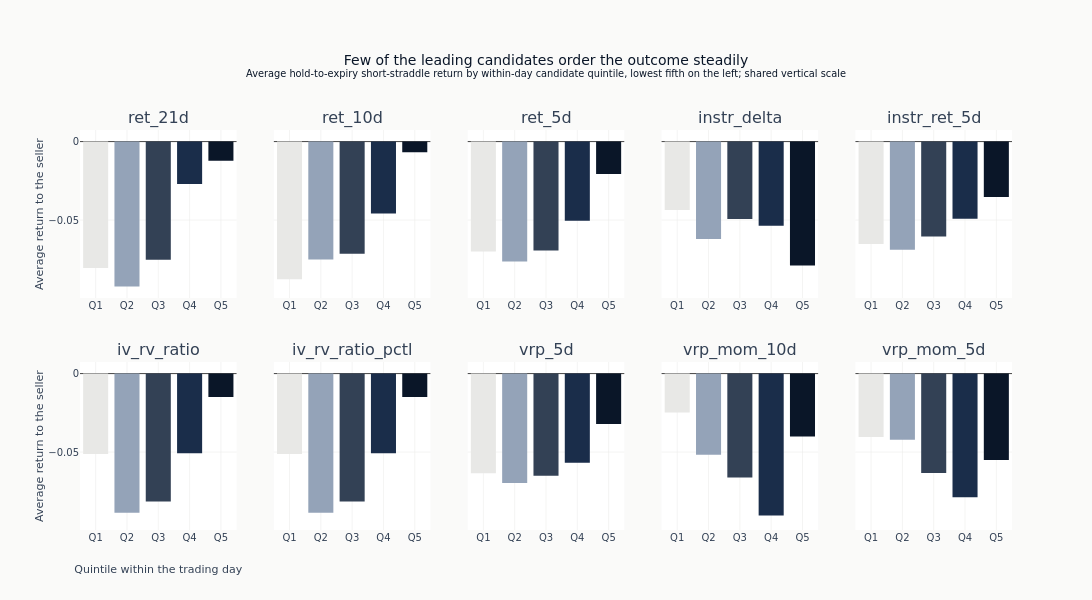

The notebook cell saved with this chart:
### Markdown cell above
One panel per candidate, all on the same vertical scale so that a shallow profile
cannot be rescaled into a steep-looking one. Every candidate the diagnostic scored is
drawn rather than a selection of them, so the count above can be checked against the
chart. The bars darken from the lowest group to the highest, which orders the groups and
says nothing about which end is preferable.

The label is written from the seller's side throughout - `02_labels` defines it as the
premium collected less what the position costs to close, over the premium collected - so
a positive value is a profitable short straddle and a higher average is the better
outcome. Nearly every group here averages negative, which is the sample rather than the
convention: these two validation periods contain the volatility of early 2020.

### Code cell
if quantile_spreads:
    feats_to_show = list(quantile_spreads.keys())
    n_show = len(feats_to_show)
    n_cols = min(5, n_show)
    n_rows_fig = (n_show + n_cols - 1) // n_cols
    quintile_shades = [
        COLORS["silver_muted"],
        COLORS["recede"],
        COLORS["neutral"],
        COLORS["slate"],
        COLORS["blue"],
    ]
    # One vertical scale across the panels, so a shallow profile is not rescaled into a
    # steep-looking one, and it always includes zero, because a bar read against any
    # other baseline is a bar whose length means nothing.
    q_low = min(0.0, min(min(q["q_means"]) for q in quantile_spreads.values()))
    q_high = max(0.0, max(max(q["q_means"]) for q in quantile_spreads.values()))
    q_pad = 0.08 * (q_high - q_low or 1.0)

    fig = make_subplots(
        rows=n_rows_fig,
        cols=n_cols,
        subplot_titles=feats_to_show,
        shared_yaxes=True,
        vertical_spacing=0.16,
    )
    for idx, feat in enumerate(feats_to_show):
        r, c = divmod(idx, n_cols)
        q_means = quantile_spreads[feat]["q_means"]
        fig.add_trace(
            go.Bar(
                x=[f"Q{i + 1}" for i in range(len(q_means))],
                y=q_means,
                marker_color=quintile_shades[: len(q_means)],
                showlegend=False,
            ),
            row=r + 1,
            col=c + 1,
        )
    fig.update_layout(
        template="ml4t",
        height=300 * n_rows_fig,
        width=1150,
        title={
            "text": (
                "Few of the leading candidates order the outcome steadily"
                "<br><sup>Average hold-to-expiry short-straddle return by within-day candidate "
                "quintile, lowest fifth on the left; shared vertical scale</sup>"
            )
        },
        margin=dict(t=130, b=70),
    )
    fig.update_yaxes(range=[q_low - q_pad, q_high + q_pad])
    fig.update_xaxes(title_text="Quintile within the trading day", row=n_rows_fig, col=1)
    for row in range(1, n_rows_fig + 1):
        fig.update_yaxes(title_text="Average return to the seller", row=row, col=1)
    show_plotly_with_alt(
        fig,
        "Grid of small bar charts, one per leading candidate, each showing the average "
        "hold-to-expiry short-straddle return by within-day candidate quintile from Q1 on the "
        "left to Q5 on the right, on a shared vertical scale where every bar is negative. Only "
        "ret_10d orders the outcome without a reversal, rising from about -0.098 at Q1 to about "
        "-0.016 at Q5; ret_21d has the same shape but its first two bars are level, at about "
        "-0.095. instr_delta runs the other way, least negative at Q1 and most negative at Q5, "
        "but not steadily. The other seven reverse somewhere in the interior: ret_5d, "
        "instr_ret_5d, iv_rv_ratio and iv_rv_ratio_pctl are most negative at Q2, iv_mom_10d at "
        "Q3, and vrp_mom_10d and vrp_mom_5d at Q4, so their quintile ordering does not carry "
        "through.",
    )

### Figure 1 — Plotly figure (JSON) as saved in the notebook; plotly's stock layout.template omitted (floating-point values rounded to 4 significant figures)
{"data": [{"marker": {"color": ["#e8e8e6", "#94a3b8", "#334155", "#1a2d4a", "#0a1628"]}, "showlegend": false, "type": "bar", "x": ["Q1", "Q2", "Q3", "Q4", "Q5"], "xaxis": "x", "y": [-0.08048, -0.09224, -0.07528, -0.027, -0.01219], "yaxis": "y"}, {"marker": {"color": ["#e8e8e6", "#94a3b8", "#334155", "#1a2d4a", "#0a1628"]}, "showlegend": false, "type": "bar", "x": ["Q1", "Q2", "Q3", "Q4", "Q5"], "xaxis": "x2", "y": [-0.08762, -0.07509, -0.0715, -0.04578, -0.006729], "yaxis": "y2"}, {"marker": {"color": ["#e8e8e6", "#94a3b8", "#334155", "#1a2d4a", "#0a1628"]}, "showlegend": false, "type": "bar", "x": ["Q1", "Q2", "Q3", "Q4", "Q5"], "xaxis": "x3", "y": [-0.07007, -0.07632, -0.06929, -0.0504, -0.02062], "yaxis": "y3"}, {"marker": {"color": ["#e8e8e6", "#94a3b8", "#334155", "#1a2d4a", "#0a1628"]}, "showlegend": false, "type": "bar", "x": ["Q1", "Q2", "Q3", "Q4", "Q5"], "xaxis": "x4", "y": [-0.04358, -0.06199, -0.04938, -0.05364, -0.07891], "yaxis": "y4"}, {"marker": {"color": ["#e8e8e6", "#94a3b8", "#334155", "#1a2d4a", "#0a1628"]}, "showlegend": false, "type": "bar", "x": ["Q1", "Q2", "Q3", "Q4", "Q5"], "xaxis": "x5", "y": [-0.06526, -0.06894, -0.06043, -0.04907, -0.03525], "yaxis": "y5"}, {"marker": {"color": ["#e8e8e6", "#94a3b8", "#334155", "#1a2d4a", "#0a1628"]}, "showlegend": false, "type": "bar", "x": ["Q1", "Q2", "Q3", "Q4", "Q5"], "xaxis": "x6", "y": [-0.05123, -0.0887, -0.0815, -0.05079, -0.01483], "yaxis": "y6"}, {"marker": {"color": ["#e8e8e6", "#94a3b8", "#334155", "#1a2d4a", "#0a1628"]}, "showlegend": false, "type": "bar", "x": ["Q1", "Q2", "Q3", "Q4", "Q5"], "xaxis": "x7", "y": [-0.05123, -0.0887, -0.0815, -0.05079, -0.01483], "yaxis": "y7"}, {"marker": {"color": ["#e8e8e6", "#94a3b8", "#334155", "#1a2d4a", "#0a1628"]}, "showlegend": false, "type": "bar", "x": ["Q1", "Q2", "Q3", "Q4", "Q5"], "xaxis": "x8", "y": [-0.06349, -0.06976, -0.06512, -0.05678, -0.03215], "yaxis": "y8"}, {"marker": {"color": ["#e8e8e6", "#94a3b8", "#334155", "#1a2d4a", "#0a1628"]}, "showlegend": false, "type": "bar", "x": ["Q1", "Q2", "Q3", "Q4", "Q5"], "xaxis": "x9", "y": [-0.02474, -0.05176, -0.06615, -0.09038, -0.04003], "yaxis": "y9"}, {"marker": {"color": ["#e8e8e6", "#94a3b8", "#334155", "#1a2d4a", "#0a1628"]}, "showlegend": false, "type": "bar", "x": ["Q1", "Q2", "Q3", "Q4", "Q5"], "xaxis": "x10", "y": [-0.04041, -0.04215, -0.06329, -0.07879, -0.05507], "yaxis": "y10"}], "layout": {"annotations": [{"font": {"size": 16}, "showarrow": false, "text": "ret_21d", "x": 0.084, "xanchor": "center", "xref": "paper", "y": 1.0, "yanchor": "bottom", "yref": "paper"}, {"font": {"size": 16}, "showarrow": false, "text": "ret_10d", "x": 0.292, "xanchor": "center", "xref": "paper", "y": 1.0, "yanchor": "bottom", "yref": "paper"}, {"font": {"size": 16}, "showarrow": false, "text": "ret_5d", "x": 0.5, "xanchor": "center", "xref": "paper", "y": 1.0, "yanchor": "bottom", "yref": "paper"}, {"font": {"size": 16}, "showarrow": false, "text": "instr_delta", "x": 0.708, "xanchor": "center", "xref": "paper", "y": 1.0, "yanchor": "bottom", "yref": "paper"}, {"font": {"size": 16}, "showarrow": false, "text": "instr_ret_5d", "x": 0.916, "xanchor": "center", "xref": "paper", "y": 1.0, "yanchor": "bottom", "yref": "paper"}, {"font": {"size": 16}, "showarrow": false, "text": "iv_rv_ratio", "x": 0.084, "xanchor": "center", "xref": "paper", "y": 0.42, "yanchor": "bottom", "yref": "paper"}, {"font": {"size": 16}, "showarrow": false, "text": "iv_rv_ratio_pctl", "x": 0.292, "xanchor": "center", "xref": "paper", "y": 0.42, "yanchor": "bottom", "yref": "paper"}, {"font": {"size": 16}, "showarrow": false, "text": "vrp_5d", "x": 0.5, "xanchor": "center", "xref": "paper", "y": 0.42, "yanchor": "bottom", "yref": "paper"}, {"font": {"size": 16}, "showarrow": false, "text": "vrp_mom_10d", "x": 0.708, "xanchor": "center", "xref": "paper", "y": 0.42, "yanchor": "bottom", "yref": "paper"}, {"font": {"size": 16}, "showarrow": false, "text": "vrp_mom_5d", "x": 0.916, "xanchor": "center", "xref": "paper", "y": 0.42, "yanchor": "bottom", "yref": "paper"}], "height": 600, "margin": {"b": 70, "t": 130}, "title": {"text": "Few of the leading candidates order the outcome steadily<br><sup>Average hold-to-expiry short-straddle return by within-day candidate quintile, lowest fifth on the left; shared vertical scale</sup>"}, "width": 1150, "xaxis": {"anchor": "y", "domain": [0.0, 0.168]}, "xaxis10": {"anchor": "y10", "domain": [0.832, 1.0]}, "xaxis2": {"anchor": "y2", "domain": [0.208, 0.376]}, "xaxis3": {"anchor": "y3", "domain": [0.416, 0.584]}, "xaxis4": {"anchor": "y4", "domain": [0.624, 0.792]}, "xaxis5": {"anchor": "y5", "domain": [0.832, 1.0]}, "xaxis6": {"anchor": "y6", "domain": [0.0, 0.168], "title": {"text": "Quintile within the trading day"}}, "xaxis7": {"anchor": "y7", "domain": [0.208, 0.376]}, "xaxis8": {"anchor": "y8", "domain": [0.416, 0.584]}, "xaxis9": {"anchor": "y9", "domain": [0.624, 0.792]}, "yaxis": {"anchor": "x", "domain": [0.58, 1.0], "range": [-0.09962, 0.007379], "title": {"text": "Average return to the seller"}}, "yaxis10": {"anchor": "x10", "domain": [0.0, 0.42], "matches": "y6", "range": [-0.09962, 0.007379], "showticklabels": false}, "yaxis2": {"anchor": "x2", "domain": [0.58, 1.0], "matches": "y", "range": [-0.09962, 0.007379], "showticklabels": false}, "yaxis3": {"anchor": "x3", "domain": [0.58, 1.0], "matches": "y", "range": [-0.09962, 0.007379], "showticklabels": false}, "yaxis4": {"anchor": "x4", "domain": [0.58, 1.0], "matches": "y", "range": [-0.09962, 0.007379], "showticklabels": false}, "yaxis5": {"anchor": "x5", "domain": [0.58, 1.0], "matches": "y", "range": [-0.09962, 0.007379], "showticklabels": false}, "yaxis6": {"anchor": "x6", "domain": [0.0, 0.42], "range": [-0.09962, 0.007379], "title": {"text": "Average return to the seller"}}, "yaxis7": {"anchor": "x7", "domain": [0.0, 0.42], "matches": "y6", "range": [-0.09962, 0.007379], "showticklabels": false}, "yaxis8": {"anchor": "x8", "domain": [0.0, 0.42], "matches": "y6", "range": [-0.09962, 0.007379], "showticklabels": false}, "yaxis9": {"anchor": "x9", "domain": [0.0, 0.42], "matches": "y6", "range": [-0.09962, 0.007379], "showticklabels": false}}}
